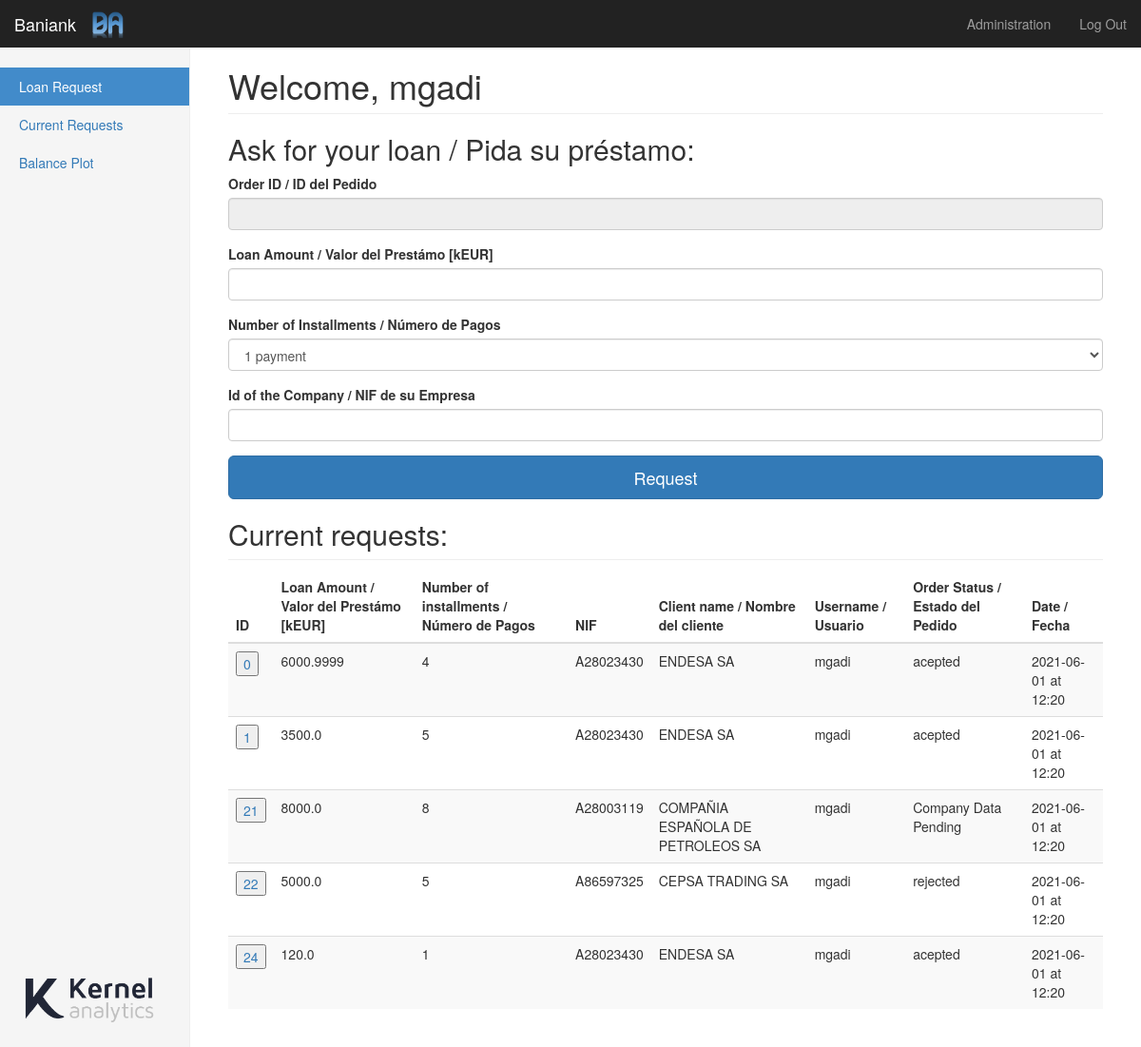
/loan (signed in), run on the app's committed database.
### app.py (models this page shows)
class Bank(UserMixin, db.Model):
    id = db.Column(db.Integer, primary_key=True)
    name = db.Column(db.String(50), unique=True)
    bank_total_assets = db.Column(db.Float,default=2000000.0)
    bank_total_borrowed = db.Column(db.Float,default=0.0)
    coef_own_capital = db.Column(db.Float,default=10.0)
    coef_ebitda = db.Column(db.Float,default=33.0)
    coef_concentration = db.Column(db.Float,default=5.0)
    prob_default = db.Column(db.Float,default=0.5)
    interest_rate = db.Column(db.Float,default=7.5)

class User(UserMixin, db.Model):
    id = db.Column(db.Integer, primary_key=True)
    username = db.Column(db.String(15), unique=True)
    email = db.Column(db.String(50), unique=True)
    password = db.Column(db.String(80))
    profile = db.Column(db.String(80), default='customer')

class Loan(UserMixin, db.Model):
    id = db.Column(db.Integer, primary_key=True)
    loan_amount = db.Column(db.Float())
    number_of_installments = db.Column(db.Integer())
    username = db.Column(db.String(15))
    nif = db.Column(db.String(9))
    status = db.Column(db.String(15))
    monthly_payment = db.Column(db.Float())
    data_timestamp = db.Column(db.DateTime, default=datetime.utcnow)

class Company(UserMixin, db.Model):
    id = db.Column(db.Integer, primary_key=True)
    nif = db.Column(db.String(9))
    name = db.Column(db.String(50))
    cnae = db.Column(db.String(1))
    p10000 = db.Column(db.Float)
    p20000 = db.Column(db.Float)
    p40100_plus_40500 = db.Column(db.Float)
    p49100_plus_40800 = db.Column(db.Float)
    p31200_plus_32300 = db.Column(db.Float)
    ebitda_income = db.Column(db.Float)
    debt_ebitda = db.Column(db.Float)
    rraa_rrpp = db.Column(db.Float) # Leveraging - External Resources / Own Resources - Recursos Ajenos / recursos propios
    log_operating_income = db.Column(db.Float)
    return_on_assets = db.Column(db.Float)
    prob_default = db.Column(db.Float)
    username = db.Column(db.String(15))
    data_timestamp = db.Column(db.DateTime, default=datetime.utcnow)

### app.py (the view, shortened to what this page needs)
@app.route('/loan', methods=['GET', 'POST'])
@login_required
def loan():
    form = LoanForm()
    message = ''
    order_history = db.session.query(Loan, Company).join(Company, Loan.nif == Company.nif).filter(Loan.username==current_user.username)
    return render_template('loan.html', form=form, \
                           rows=order_history, \
                           message=message, \
                           name=current_user.username, \
                           bank_name=bank.name,
                           companies=Company.query.all())

### app.py
class LoanForm(FlaskForm):
    rowid = StringField('Order ID / ID del Pedido')
    loan_amount = MyFloatField('Loan Amount / Valor del Prestámo [kEUR]', validators=[InputRequired()])
    number_of_installments = SelectField('Number of Installments / Número de Pagos', choices=[('1', '1 payment'), ('2', '2 payments'), ('3', '3 payments'), ('4', '4 payments'),('5', '5 payments'), ('6', '6 payments'), ('7', '7 payments'), ('8', '8 payments')])
    nif = StringField('Id of the Company / NIF de su Empresa', validators=[InputRequired(), Length(min=9, max=9)],default='')

### app.py (called while the page is built)
@login_manager.user_loader
def load_user(user_id):
    return User.query.get(int(user_id))

### templates/loan.html (shortened to what this page needs)
{% extends "bootstrap/base.html" %}
{% import "bootstrap/wtf.html" as wtf %}
{% block styles %}
{{super()}}
<link rel="stylesheet" href="{{url_for('.static', filename='dashboard.css')}}">
{% endblock %}
{% block content %}
<nav class="navbar navbar-inverse navbar-fixed-top">
  <div class="container-fluid">
    <div class="navbar-header">
      <img src="{{url_for('.static', filename='logo.png')}}" alt="{{bank_name}} logo" height="40">
      <div class="navbar-brand">{{bank_name}}</div>
    </div>
    <div id="navbar" class="navbar-collapse collapse">
      <ul class="nav navbar-nav navbar-right">
        <li><a href="{{ url_for('admin') }}">Administration</a></li>
        <li><a href="{{ url_for('logout') }}">Log Out</a></li>
      </ul>
    </div>
  </div>
</nav>
<div class="container-fluid">
  <div class="row">
    <div class="col-sm-3 col-md-2 sidebar">
      <ul class="nav nav-sidebar">
        <li class="active"><a href="/loan">Loan Request<span class="sr-only">(current)</span></a></li>
        <li class="inactive"><a href="/currents">Current Requests<span class="sr-only">(current)</span></a></li>
        <li class="inactive"><a href="/balance_plot">Balance Plot<span class="sr-only">(current)</span></a></li>
      </ul>
      <div style="position: absolute; bottom: 20px;"><img src="{{url_for('.static', filename='ka-complete.png')}}"
          width="150px"></div>
    </div>
    <div class="col-sm-9 col-sm-offset-3 col-md-10 col-md-offset-2 main">
      <h1 class="page-header">Welcome, {{ name }}</h1>
      {% if message == '' %}
      <form class="form-signin" method="POST" action="/loan">
        <h2 class="form-signin-heading">Ask for your loan / Pida su préstamo:</h2>
        {{ wtf.form_field(form.rowid, readonly="readonly") }}
        {{ wtf.form_field(form.loan_amount) }}
        {{ wtf.form_field(form.number_of_installments) }}
        {{ wtf.form_field(form.nif, list="companies") }}
        <button class="btn btn-lg btn-primary btn-block" type="submit">Request</button>
      </form>
      {% else %}
      <h2> {{ message }} </h2>
      {% endif %}
      <h2 class="sub-header">Current requests:</h2>
      <div class="table-responsive">
        <table id="myTable" class="table table-striped">
          <thead>
            <tr>
              <th>ID</th>
              <th>Loan Amount / Valor del Prestámo [kEUR]</th>
              <th>Number of installments / Número de Pagos</th>
              <th>NIF</th>
              <th>Client name / Nombre del cliente</th>
              <th>Username / Usuario</th>
              <th>Order Status / Estado del Pedido</th>
              <th>Date / Fecha</th>
            </tr>
          </thead>
          <tbody>
            {% for row in rows %}
            <tr>
              <td> <a>
                <form action="/loan" method="POST">
                  <input type="submit" value={{ row.Loan.id }}>
                </form>
              </a></td>
            <td> {{ row.Loan.loan_amount }}</td>
            <td> {{ row.Loan.number_of_installments }} </td>
            <td> {{ row.Loan.nif }} </td>
            <td> {{ row.Company.name }} </td>
            <td> {{ row.Loan.username }} </td>
            <td> {{ row.Loan.status }} </td>
            <td> {{ row.Loan.data_timestamp.strftime('%Y-%m-%d at %H:%M') }} </td>
            </tr>
            {% endfor %}
          </tbody>
        </table>
      </div>
    </div>
  </div>
</div>
{% endblock %}

### static/dashboard.css (style rules this page uses)
body { padding-top: 50px; }
img { padding-top: 10px; }
.sub-header { padding-bottom: 10px; border-bottom: 1px solid #eee; }
.navbar-fixed-top { border: 0; }
.sidebar { display: none; }
@media (min-width: 768px) { .sidebar { position: fixed; top: 51px; bottom: 0; left: 0; z-index: 1000; display: block; padding: 20px; overflow-x: hidden; overflow-y: auto; background-color: #f5f5f5; border-right: 1px solid #eee; } }
.nav-sidebar { margin-right: -21px; margin-bottom: 20px; margin-left: -20px; }
.nav-sidebar > li > a { padding-right: 20px; padding-left: 20px; }
.nav-sidebar > .active > a, .nav-sidebar > .active > a:hover, .nav-sidebar > .active > a:focus { color: #fff; background-color: #428bca; }
.main { padding: 20px; }
@media (min-width: 768px) { .main { padding-right: 40px; padding-left: 40px; } }
.main .page-header { margin-top: 0; }

### data on the page
Bank: name "Baniank"
User: username "mgadi"
Loan: Loan.id "0", Loan.loan_amount "6000.9999", Loan.number_of_installments "4", Loan.nif "A28023430", Company.name "ENDESA SA", Loan.username "mgadi", Loan.status "acepted", Loan.data_timestamp "2021-06-01 at 12:20"
Loan: Loan.id "1", Loan.loan_amount "3500.0", Loan.number_of_installments "5", Loan.nif "A28023430", Company.name "ENDESA SA", Loan.username "mgadi", Loan.status "acepted", Loan.data_timestamp "2021-06-01 at 12:20"
Loan: Loan.id "21", Loan.loan_amount "8000.0", Loan.number_of_installments "8", Loan.nif "A28003119", Company.name "COMPAÑIA ESPAÑOLA DE PETROLEOS SA", Loan.username "mgadi", Loan.status "Company Data Pending", Loan.data_timestamp "2021-06-01 at 12:20"
Loan: Loan.id "22", Loan.loan_amount "5000.0", Loan.number_of_installments "5", Loan.nif "A86597325", Company.name "CEPSA TRADING SA", Loan.username "mgadi", Loan.status "rejected", Loan.data_timestamp "2021-06-01 at 12:20"
Loan: Loan.id "24", Loan.loan_amount "120.0", Loan.number_of_installments "1", Loan.nif "A28023430", Company.name "ENDESA SA", Loan.username "mgadi", Loan.status "acepted", Loan.data_timestamp "2021-06-01 at 12:20"
